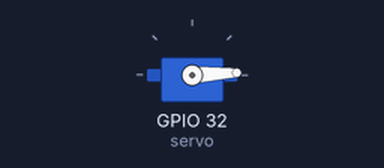
Recording of a sketch running on a simulated ESP32. Parts: servo.

Above: at 0.05 s.
At 1.3 s:
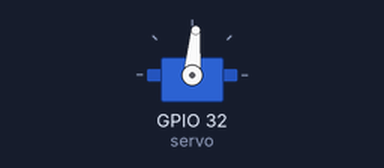
At 2.6 s:
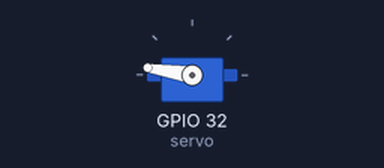
At 5.15 s:
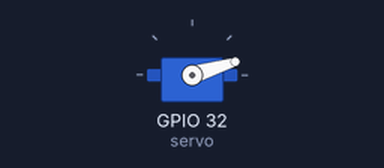
Timing chart, 0 to 7.0 s (numbered marks = the images above):
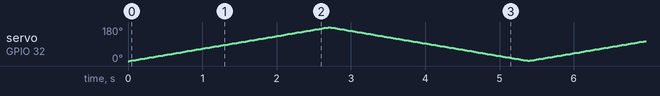

The sketch:

servo.ino
```cpp
#include <ESP32Servo.h>
Servo servo;

void setup() {
 servo.attach(32);
}

void loop() {
  static bool posCheck = HIGH;
  static uint32_t posTimer = millis();
  static uint8_t pos = 0;
  if (posCheck == HIGH){
    if ((millis()-posTimer)>= 15){
      pos++;
      posTimer = millis();
    }
    if (pos>=179) posCheck = !posCheck;
  }
  else{
    if((millis()-posTimer) >= 15){
      pos--;
      posTimer = millis();
    }
    if (pos<=1) posCheck = !posCheck;
  }
  servo.write(pos);
}
```
